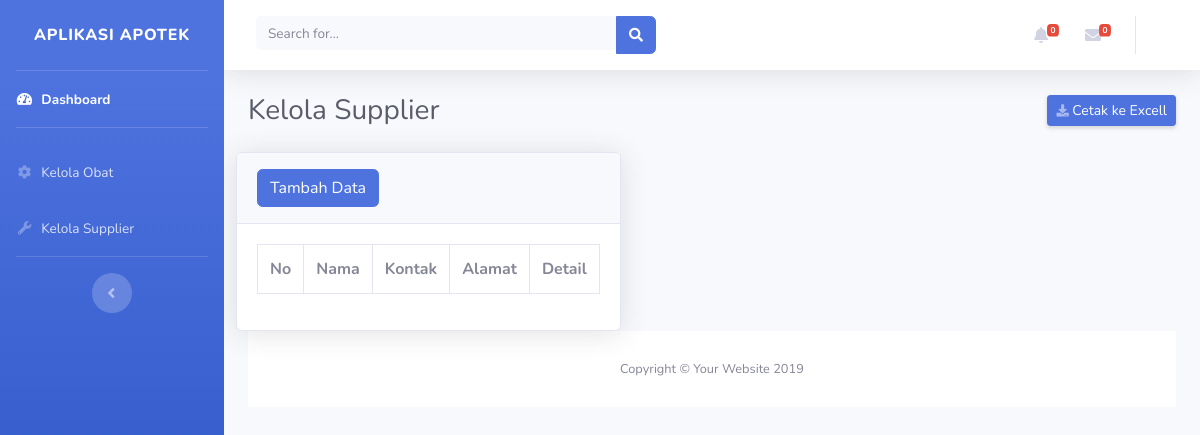
/object/apoteker/apoteker_kelola_supplier.php, run on an earlier commit of the app's database.
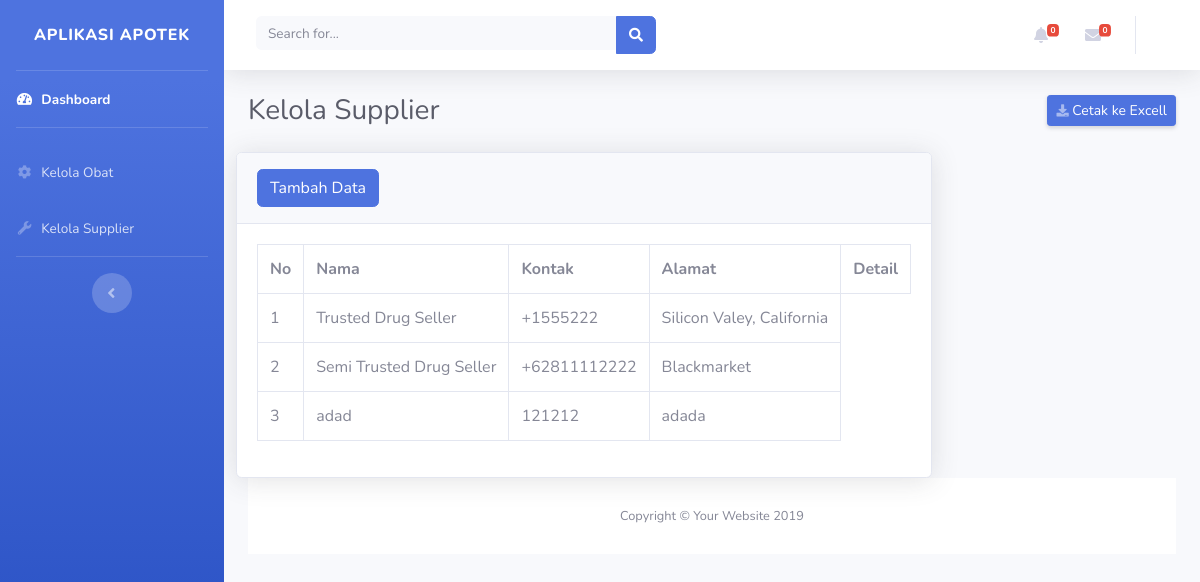
And on a later commit of the database.
### tables this page shows
CREATE TABLE `supplier` (
  `id` int(11) NOT NULL,
  `nama` varchar(255) NOT NULL,
  `kontak` varchar(24) NOT NULL,
  `alamat` varchar(255) NOT NULL
);

### object/apoteker/apoteker_kelola_supplier.php (the view, shortened to what the changed rows need)
<!DOCTYPE html>
<html lang="en">
<head>
  <link href="vendor/fontawesome-free/css/all.min.css" rel="stylesheet" type="text/css">
  <link href="css/sb-admin-2.min.css" rel="stylesheet">
</head>
<body id="page-top">
  <div id="wrapper">
    <div id="content-wrapper" class="d-flex flex-column">
      <div id="content">
        <div class="container-fluid">
          <div class="d-sm-flex align-items-center justify-content-between mb-4">
            <h1 class="h3 mb-0 text-gray-800">Kelola Supplier</h1>
          </div>
          <div class="row">
          <br/>
          <br/>
          <div class="card shadow mb-">
            <div class="card-body">
            <div class="table-responsive">
              <table class="table table-bordered" id="dataTable" width="100%" cellspacing="0">
              <form action="proses_tambah_obat.php" method="POST">
                <tr>
                    <th>No</th>
                    <th>Nama</th>
                    <th>Kontak</th>
                    <th>Alamat</th>
                    <th>Detail</th>
                  </tr>
                  <form action="proses_tambah_obat.php" method="POST">
                  <?php
                        $koneksi = mysqli_connect('localhost', 'root', '', 'impal');
                        $query_mysqli = mysqli_query($koneksi, "SELECT * FROM supplier")or die(mysqli_error($koneksi));
                    $nomor = 1;
                    while($sup_data = mysqli_fetch_array($query_mysqli)){
                    ?>
                    <tr>
                      <td><?php echo $nomor++; ?></td>
                      <td><?php echo $sup_data['nama']; ?></td>
                      <td><?php echo $sup_data['kontak']; ?></td>
                      <td><?php echo $sup_data['alamat']; ?></td>
                    </tr>
                    <?php } ?>
                </table>
                </div>
              </div>
         </div>
      </div>
    </div>
  </div>
</body>
</html>

What changed in the data, as far as the page shows it:
added supplier: nama "Trusted Drug Seller", kontak "+1555222", alamat "Silicon Valey, California"
added supplier: nama "Semi Trusted Drug Seller", kontak "+62811112222", alamat "Blackmarket"
added supplier: nama "adad", kontak "121212", alamat "adada"
